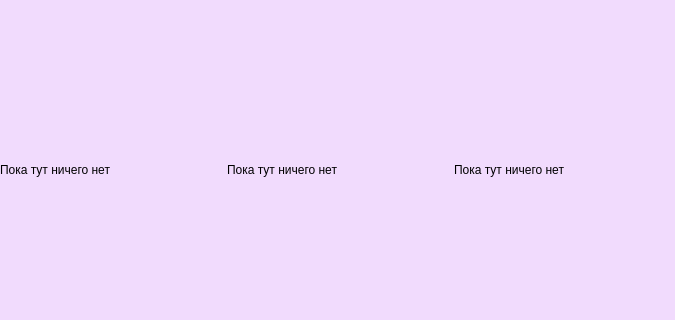
<?xml version="1.0" encoding="UTF-8"?>
<ui version="4.0">
 <class>Form</class>
 <widget class="QWidget" name="Form">
  <property name="geometry">
   <rect>
    <x>0</x>
    <y>0</y>
    <width>675</width>
    <height>320</height>
   </rect>
  </property>
  <property name="windowTitle">
   <string>Моя галерея</string>
  </property>
  <property name="styleSheet">
   <string notr="true">background-color: rgb(241, 219, 253);</string>
  </property>
  <widget class="QWidget" name="gridLayoutWidget">
   <property name="geometry">
    <rect>
     <x>0</x>
     <y>10</y>
     <width>675</width>
     <height>320</height>
    </rect>
   </property>
   <layout class="QGridLayout" name="gridLayout">
    <item row="0" column="1">
     <widget class="QLabel" name="p2">
      <property name="text">
       <string>Пока тут ничего нет</string>
      </property>
     </widget>
    </item>
    <item row="0" column="2">
     <widget class="QLabel" name="p3">
      <property name="text">
       <string>Пока тут ничего нет</string>
      </property>
     </widget>
    </item>
    <item row="0" column="0">
     <widget class="QLabel" name="p1">
      <property name="text">
       <string>Пока тут ничего нет</string>
      </property>
     </widget>
    </item>
   </layout>
  </widget>
 </widget>
 <resources/>
 <connections/>
</ui>
